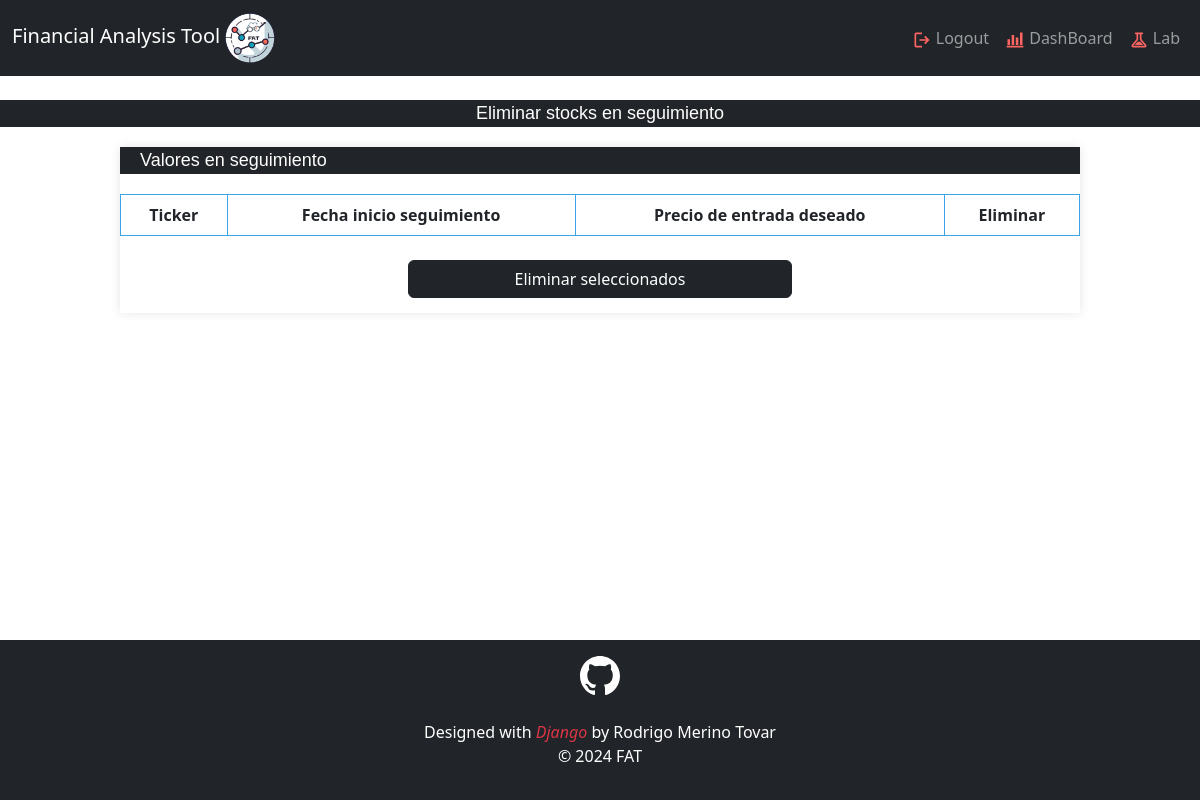
The app's page /dashboard/eliminar_seguimientos/ (signed in), older data.
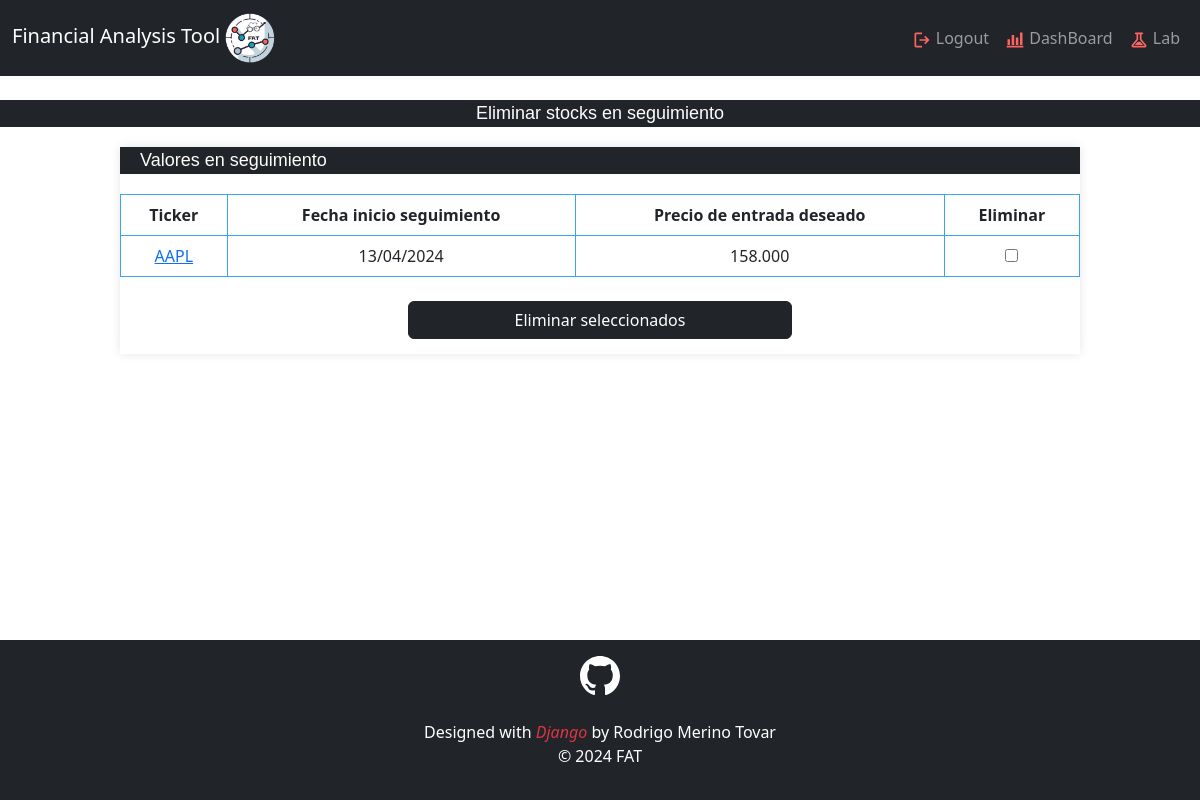
The same page, newer data.
### DashBoard/models.py (models this page shows, shortened)
class StockSeguimiento(models.Model):
    usuario = models.ForeignKey(User, on_delete=models.CASCADE)
    ticker_bd = models.CharField(max_length=7)
    bd = models.CharField(max_length=10)
    ticker = models.CharField(max_length=7)
    nombre_stock = models.CharField(max_length=255)
    fecha_inicio_seguimiento = models.DateTimeField()
    precio_entrada_deseado = models.DecimalField(max_digits=10, decimal_places=4)
    moneda = models.CharField(max_length=4)
    sector = models.CharField(max_length=255)
    objects = models.Manager()

### DashBoard/views.py (the view)
# urls.py: path('dashboard/eliminar_seguimientos/', eliminar_seguimientos, name="eliminar_seguimientos"),
@login_required
def eliminar_seguimientos(request):
    if request.method == "GET":
        lista_seguimiento = StockSeguimiento.objects.filter(usuario=request.user)
        context = {
            "lista_seguimiento": lista_seguimiento,
        }
        return render(request, "eliminar_seguimientos.html", context)
    seleccionados = request.POST.getlist('eliminar_seguimientos')
    StockSeguimiento.objects.filter(id__in=seleccionados).delete()
    return redirect("dashboard")

### DashBoard/templates/eliminar_seguimientos.html (shortened to what this page needs)
{% extends 'base.html' %}
{% load static %}
{% block content %}
<link rel="stylesheet" type="text/css" href="{% static 'css/estilos_modificar_cartera.css' %}">
<div>
    <br><p class="cabecera">Eliminar stocks en seguimiento</p>
</div>
<div class="caja" style="width: 80%;">
    <p class="barra">Valores en seguimiento</p>
    <form method="post" action="{% url 'eliminar_seguimientos' %}" style="text-align: center;">
        <table>
            <thead>
                <tr>
                    <th>Ticker</th>
                    <th>Fecha inicio seguimiento</th>
                    <th>Precio de entrada deseado</th>
                    <th>Eliminar</th>
                </tr>
            </thead>
            <tbody>
                {% for stock_seguido in lista_seguimiento %}
                    <tr>
                        <td><a title="{{ stock_seguido.nombre_stock }}" href="/{{ stock_seguido.bd }}/{{ stock_seguido.ticker_bd }}/chart">{{ stock_seguido.ticker }}</a></td>
                        <td>{{ stock_seguido.fecha_inicio_seguimiento|date:"d/m/Y" }}</td>
                        <td>{{ stock_seguido.precio_entrada_deseado|floatformat:3 }}</td>
                        <td><input type="checkbox" name="eliminar_seguimientos" value="{{ stock_seguido.id }}"></td>
                    </tr>
                {% endfor %}
            </tbody>
        </table>
        <br>
        <button type="submit" class="btn btn-dark" style="width: 40%; margin-bottom: 15px;">Eliminar seleccionados</button>
    </form>
</div>
{% endblock %}

Row changes from the older to the newer data that the page shows:
added StockSeguimiento: ticker "AAPL", fecha_inicio_seguimiento "13/04/2024", precio_entrada_deseado "158.000"
